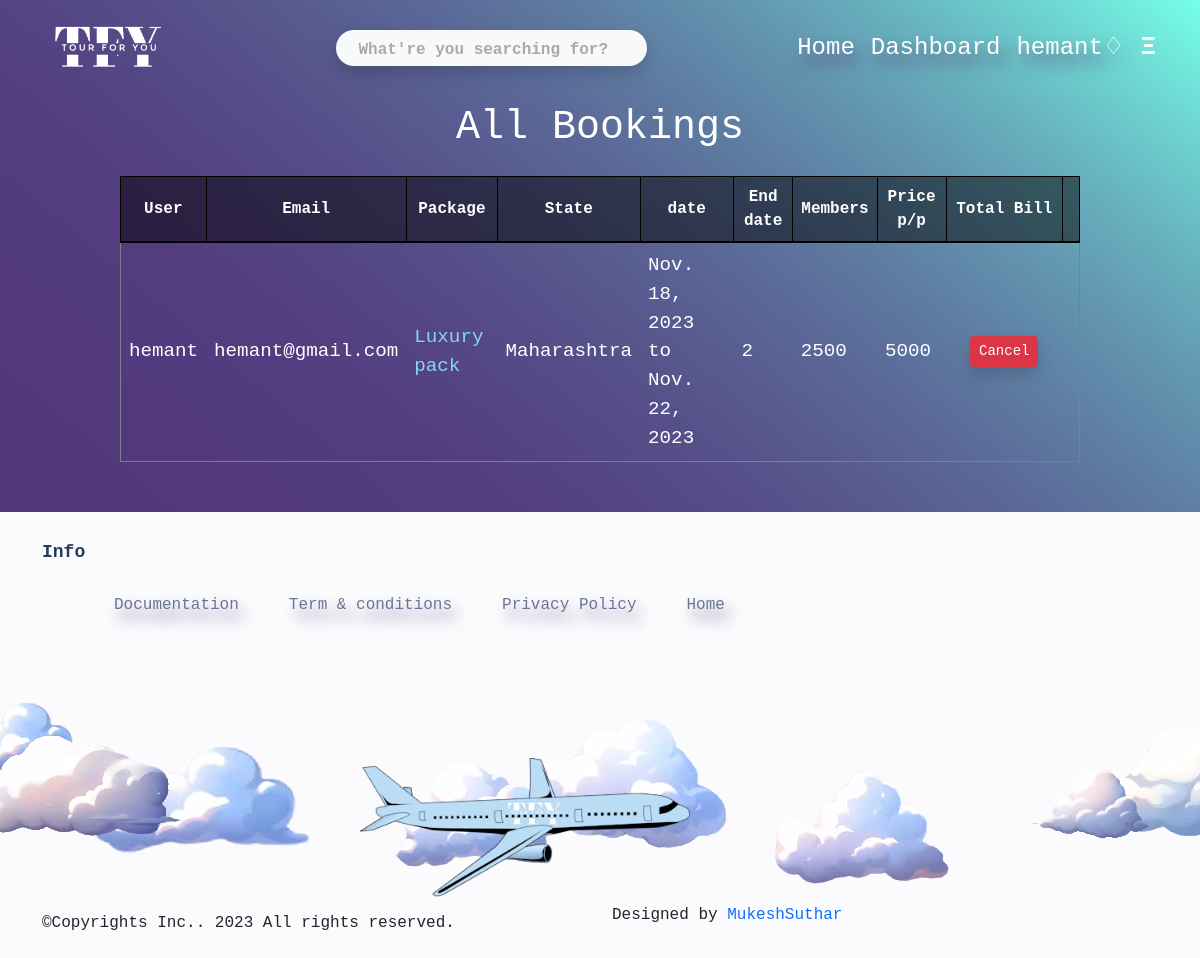
The page /All-bookings/ (signed in) on the database its author committed.
### mainapp/models.py (models this page shows, shortened)
class User(AbstractUser):
    email = models.EmailField(unique=True)
    is_mainadmin = models.BooleanField(default=False)
    is_tourist= models.BooleanField(default=False)

class Tourbooking(models.Model):
    b_user = models.ForeignKey(User, on_delete=models.CASCADE)
    b_pack = models.ForeignKey(Packages, on_delete=models.CASCADE)
    contact = models.CharField(max_length=10)
    b_email = models.EmailField()
    b_members = models.SmallIntegerField()
    b_price = models.IntegerField()

class Packages(models.Model):
    tourplace= models.ForeignKey(TourPlaces, on_delete=models.CASCADE)
    pack_name = models.CharField(max_length=200, null=False, blank=False)
    pack_facility = models.CharField(max_length=1000, null=False, blank=False)
    pack_member = models.IntegerField()
    start_date = models.DateField(null=True)
    end_date = models.DateField(null=True)
    quality = models.ForeignKey(Quality, on_delete=models.SET_NULL,null=True)
    pack_price = models.IntegerField()

class TourPlaces(models.Model):
    state = models.ForeignKey(States, on_delete=models.SET_NULL,null=True)
    description = models.CharField(max_length=1000, null=False, blank=False)
    placeImage = models.ImageField(null=False, blank=False, upload_to='places/')
    tour_active = models.BooleanField(default=False)

class States(models.Model):
    s_name = models.CharField(max_length=50)
    def __str__(self):
        return self.s_name

### mainapp/views.py (the view)
# urls.py: path('All-bookings/',login_required(mainadmin_required(views.Allbookings.as_view())),name='allbookings'),
class Allbookings(View):
    def get(self, request):
        bookings = Tourbooking.objects.all()
        return render(request,'adminbookings.html',{'bookings':bookings})

### templates/adminbookings.html (shortened to what this page needs)
{% extends 'base.html' %}
{% load static %}
{% block content %}
<div class="text-center text-white pb-3">
    <h1>All Bookings</h1>
</div>
<div class="text-center">
    {% if bookings %}
    <table border="1" class="text-white b-table">
        <tr>
            <th>User</th>
            <th>Email</th>
            <th>Package</th>
            <th>State</th>
            <th>date</th>
            <th>End date</th>
            <th>Members</th>
            <th>Price p/p</th>
            <th>Total Bill</th>
            <th></th>
        </tr>
        {% for b in bookings %}
        <tr class="">
            <td>{{ b.b_user.username }}</td>
            <td>{{ b.b_email }}</td>
            <td><a class="packlink" href="{% url 'packageview' b.b_pack.id %} ">{{ b.b_pack.pack_name }}</a></td>
            <td>{{ b.b_pack.tourplace.state }}</td>
            <td>{{ b.b_pack.start_date }} to {{ b.b_pack.end_date }}</td>
            <td>{{ b.b_members }}</td>
            <td>{{ b.b_pack.pack_price }}</td>
            <td>{{ b.b_price }}</td>
            <td><a href="{% url 'cancelbooking' b.id %}" class="btn delete btn-sm shadow btn-danger m-3"
                    onclick="return del(this);">Cancel</a></td>
        </tr>
        {% endfor %}
    </table>
</div>
{% else %}
<div class="text-center text-white">
    <h2 class="m-5">There are No Bookings yet</h2>
</div>
{% endif %}
{% endblock %}

### templates/base.html (shortened to what this page needs)
{% load static %}
<!DOCTYPE html>
<html lang="en">
<head>
    <link rel="stylesheet" href="{% static  'css/main.css' %}">
    <link rel="stylesheet" href="{% static  'css/flickity.css' %}">
    <link rel="stylesheet" href="{% static 'css/bootstrap.min.css' %}">
    <link rel="stylesheet" href="{% static  'css/footer.css' %}">
</head>
<body>
    {% include 'navbar.html' %}
    {% block content %} {% endblock %}
    {% include 'footer.html' %}
</body>
</html>

### templates/navbar.html (shortened to what this page needs)
{% load static %}
<nav class="navbar navbar-expand-lg px-4 h4">
  <div class="container-fluid">
    <a class="navbar-brand" href="{% url 'home' %}">
      <img src="{% static 'img/brand.png' %}" alt="" srcset="" height="50px">
    </a>
    <form action="{% url 'search' %}" method="get" class="d-lg-flex mx-lg-auto my-2 my-lg-0">
      <input type="search" name="q" placeholder="What're you searching for?"
        class="navsearch bg-light rounded-pill p-1 shadow">
    </form>
    <div class="navcon text-center">
      <ul class="navbar-nav flex-lg-row justify-content-lg-end align-items-center">
        <li class="nav-item"><a class="nav-link" href="{% url 'home' %}">Home</a></li>
        {% if user.is_mainadmin == True %}
          <li class="nav-item"><a class="nav-link" href="{% url 'mainadmin' %}">Dashboard</a></li>
        {% endif %}
        {% if user.is_authenticated == True %}
          <li class="nav-item dropdown">
            <a class="nav-link " href="#" id="navbarDropdown" role="button" data-toggle="dropdown"
              aria-haspopup="true" aria-expanded="false">{{user.first_name}}&#9826;</a>
          </li>
        {% endif %}
        <li class="nav-item">
          <span style="font-size:26px;cursor:pointer;" onclick="openNav()" class="sidebtn rounded px-2">&#926;</span>
        </li>
      </ul>
    </div>
  </div>
</nav>

### templates/footer.html (shortened to what this page needs)
<footer class="new_footer_area bg_color">
    <div class="new_footer_top">
        <div class="container">
                <div class="f_widget about-widget pl_70 wow fadeInLeft">
                    <h3 class="f-title f_600 t_color f_size_18">Info</h3>
                    <ul class="inline-list ">
                        <li><a href="{% url 'document' %}">Documentation</a></li>
                        <li><a href="{% url 't&c' %}">Term & conditions</a></li>
                        <li><a href="{% url 'privacy' %}">Privacy Policy</a></li>
                        <li><a href="{% url 'home' %}">Home</a></li>
                    </ul>
                </div>
        </div>
        <div class="footer_bg">
            <div class="footer_bg_one"></div>
        </div>
    </div>
    <div class="footer_bottom">
        <div class="container">
            <div class="row align-items-center">
                <div class="col-lg-6 col-sm-7">
                    <p class="mb-0 f_400"> ©Copyrights Inc.. 2023 All rights reserved.</p>
                </div>
                <div class="col-lg-6 col-sm-5 text-right">
                    <p>Designed by <a href="https://github.com/MukeshVosheta/" target="_blank">MukeshSuthar</a></p>
                </div>
            </div>
        </div>
    </div>
</footer>

### static/css/main.css (style rules this page uses)
* { font-family: monospace, 'Courier New', Courier; }
body { width: 100%; height: 100%; margin: 0px; padding: 0px; overflow-x: hidden; background-image: linear-gradient(40deg, #502d77, 80%, rgb(117, 255, 232)); background-repeat: no-repeat; background-size: cover; background-attachment: fixed; }
.navcon a { color: #fff; font-weight: 500; text-shadow: #624d7a 5px 10px 15px; }
.navbar-brand img { height: 70px; }
* { -webkit-box-sizing: border-box; box-sizing: border-box; }
input, button { border: none; background: none; outline: 0; }
.navsearch::placeholder { color: #aaa; padding-left: 18px; font-weight: 600; font-size: 16px; }
.navsearch { caret-color: rgb(90, 61, 172); color: rgb(50, 31, 71); }
.sidebtn { color: white; display: block; font-weight: 700; }
.b-table { margin: 0 auto; width: 80%; margin-bottom: 50px; }
.b-table th, td { border: 1px solid black; padding: 8px; text-align: center; }
.b-table th { background-color: #0303037e; border-bottom: 2px solid black; }
.b-table .packlink { text-decoration: none; color: #86d3ff }
.pro-card th, td { font-size: larger; text-align: left; }

### static/css/footer.css (style rules this page uses)
footer { padding-bottom: 15px; left: 0; bottom: 0; width: 100%; }
footer li { list-style-type: none; }
footer a:link { text-decoration: none; }
.new_footer_area { background: #fbfbfd; }
.new_footer_top { padding: 30px 0px 270px; position: relative; overflow-x: hidden; }
.f-title { margin-bottom: 30px; color: #263b5e; }
.f_600 { font-weight: 600; }
.f_size_18 { font-size: 18px; }
.new_footer_top .footer_bg { position: absolute; bottom: 0; background: url("../img/footer_bg.png") no-repeat scroll center 0; width: 100%; height: 266px; }
.new_footer_top .footer_bg .footer_bg_one { background: url("../img/Plane.png") no-repeat center center; width: 330px; height: 150px; background-size: 100%; position: absolute; bottom: 0; left: 30%; -webkit-animation: myfirst 22s linear infinite; animation: myfirst 22s linear infinite; }
.inline-list { display: flex; }
.inline-list li { margin-left: 30px; }
.new_footer_top a { color: #6a7695; text-decoration: none; padding: 10px; border-radius: 5px; text-shadow: #6d5c81 5px 10px 15px; }

### rows shown on the page
User: first_name "hemant"
Tourbooking: b_user.username "hemant", b_email "hemant@gmail.com", b_pack.pack_name "Luxury pack", b_pack.tourplace.state "Maharashtra", b_pack.start_date "Nov. 18, 2023", b_pack.end_date "Nov. 22, 2023", b_members "2", b_pack.pack_price "2500", b_price "5000"
